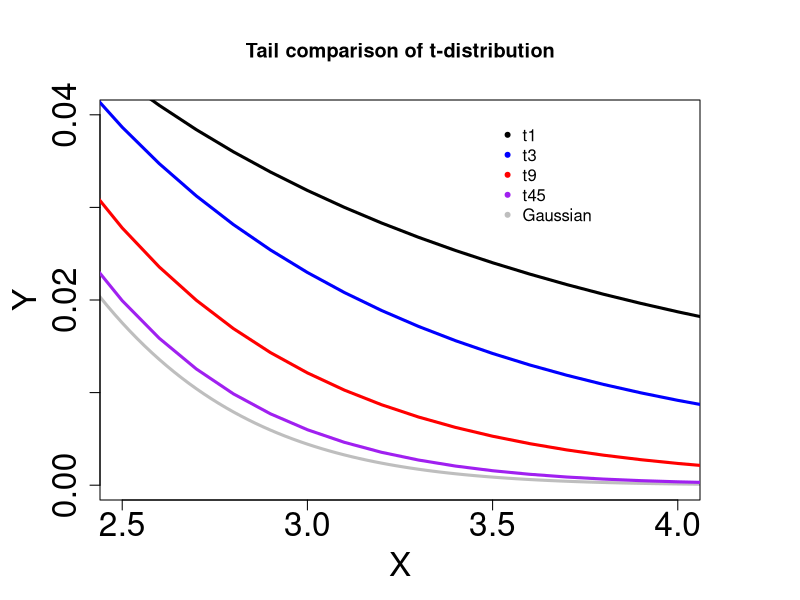

R code for this plot:
# −−−−−−−−−−−−−−−−−−−−−−−−−−−−−−−−−−−−−−−−−−−−−−−−−−−−−−
# Name of QuantLet : MVAtdistail
# −−−−−−−−−−−−−−−−−−−−−−−−−−−−−−−−−−−−−−−−−−−−−−−−−−−−−−
# Published in : Applied Multivariate Statistical Analysis
# −−−−−−−−−−−−−−−−−−−−−−−−−−−−−−−−−−−−−−−−−−−−−−−−−−−−−−
# Description : Plots four tails of probability density functions of the t-distribution 
# and one tail of the Gauss distribution with different degrees of freedom 
# (t3 stands for t-distribution with 3 degrees of freedom, etc).
# −−−−−−−−−−−−−−−−−−−−−−−−−−−−−−−−−−−−−−−−−−−−−−−−−−−−−−
# Keywords : plot, graphical representation, multivariate, tail, heavy-tailed, pdf, probability, 
# density, t-distribution, distribution, gaussian
# −−−−−−−−−−−−−−−−−−−−−−−−−−−−−−−−−−−−−−−−−−−−−−−−−−−−−−
# See also : 
# −−−−−−−−−−−−−−−−−−−−−−−−−−−−−−−−−−−−−−−−−−−−−−−−−−−−−−
# Author : Wolfgang K. Härdle
# −−−−−−−−−−−−−−−−−−−−−−−−−−−−−−−−−−−−−−−−−−−−−−−−−−−−−−
# Submitted : Sun, January 29 2012 by Dedy Dwi Prastyo
# −−−−−−−−−−−−−−−−−−−−−−−−−−−−−−−−−−−−−−−−−−−−−−−−−−−−−−

# clear variables and close windows
rm(list = ls(all = TRUE))
graphics.off()

# Tail comparison of t-distribution
par(mar = c(5, 5, 5, 5))
par(mfrow = c(1, 1))
xx = seq(-6, 6, by = 0.1)
plot(seq(-6, 6, 0.02), dnorm(seq(-6, 6, 0.02)), type = "l", xlim = c(2.5, 4), ylim = c(0, 
    0.04), col = "grey", ylab = "Y", xlab = "X", lwd = 3, cex.lab = 2, cex.axis = 2)
lines(xx, dt(xx, df = 1), xlim = c(2.5, 4), type = "l", col = "black", lwd = 3)
lines(xx, dt(xx, df = 3), xlim = c(2.5, 4), type = "l", col = "blue", lwd = 3)
lines(xx, dt(xx, df = 9), xlim = c(2.5, 4), type = "l", col = "red", lwd = 3)
lines(xx, dt(xx, df = 45), xlim = c(2.5, 4), type = "l", col = "purple", lwd = 3)
legend(x = 3.5, y = 0.04, legend = c("t1", "t3", "t9", "t45", "Gaussian"), pch = c(20, 
    20, 20, 20, 20), col = c("black", "blue", "red", "purple", "grey"), bty = "n")
title("Tail comparison of t-distribution") 
